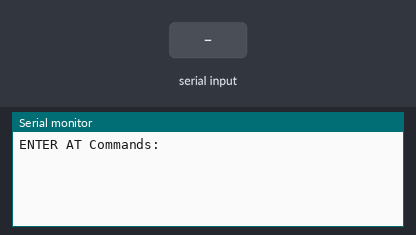
The sketch below on a simulated Arduino Uno, built with avr-gcc and run on an emulated ATmega328P. On the bench: the last lines printed to the serial monitor. The test bench sets the inputs (shaded band).

Above: at 1.2 s.
1.3 s: "1" received over the second serial link
At 2.1 s:
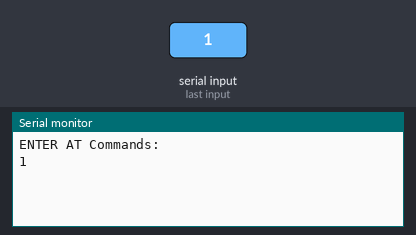
2.8 s: "0" received over the second serial link
At 3.2 s:
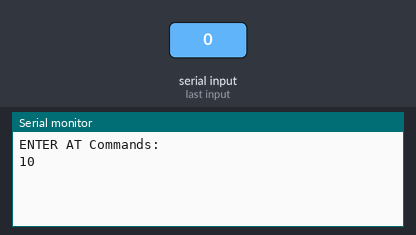

The sketch:

bluetooth_check.ino
```cpp
//회로 연결을 체크하는 함수.
//업로드 후 시리얼 창에서 "line ending 없음" 설정,
//이후 AT 입력. OK를 리턴하면 성공.
#include <SoftwareSerial.h>

#define BT_RXD 8 //To HC06 TXD
#define BT_TXD 7 //To HC06 RXD
SoftwareSerial bluetooth(BT_RXD, BT_TXD);

void setup(){
  Serial.begin(9600);
  Serial.println("ENTER AT Commands:");
  bluetooth.begin(9600);
}

void loop(){
  //Write data from HC06 to Serial Monior
  if (bluetooth.available()) {
    Serial.write(bluetooth.read());
  }
  //Write from Serial Monitor to HC06
  if (Serial.available()) {
    bluetooth.write(Serial.read());
  }
}
```

Measured:
- after the input at 1.3 s, the serial monitor: prints a new line at once (image 1)
- after the input at 2.8 s, the serial monitor: prints a new line at once (image 2)
